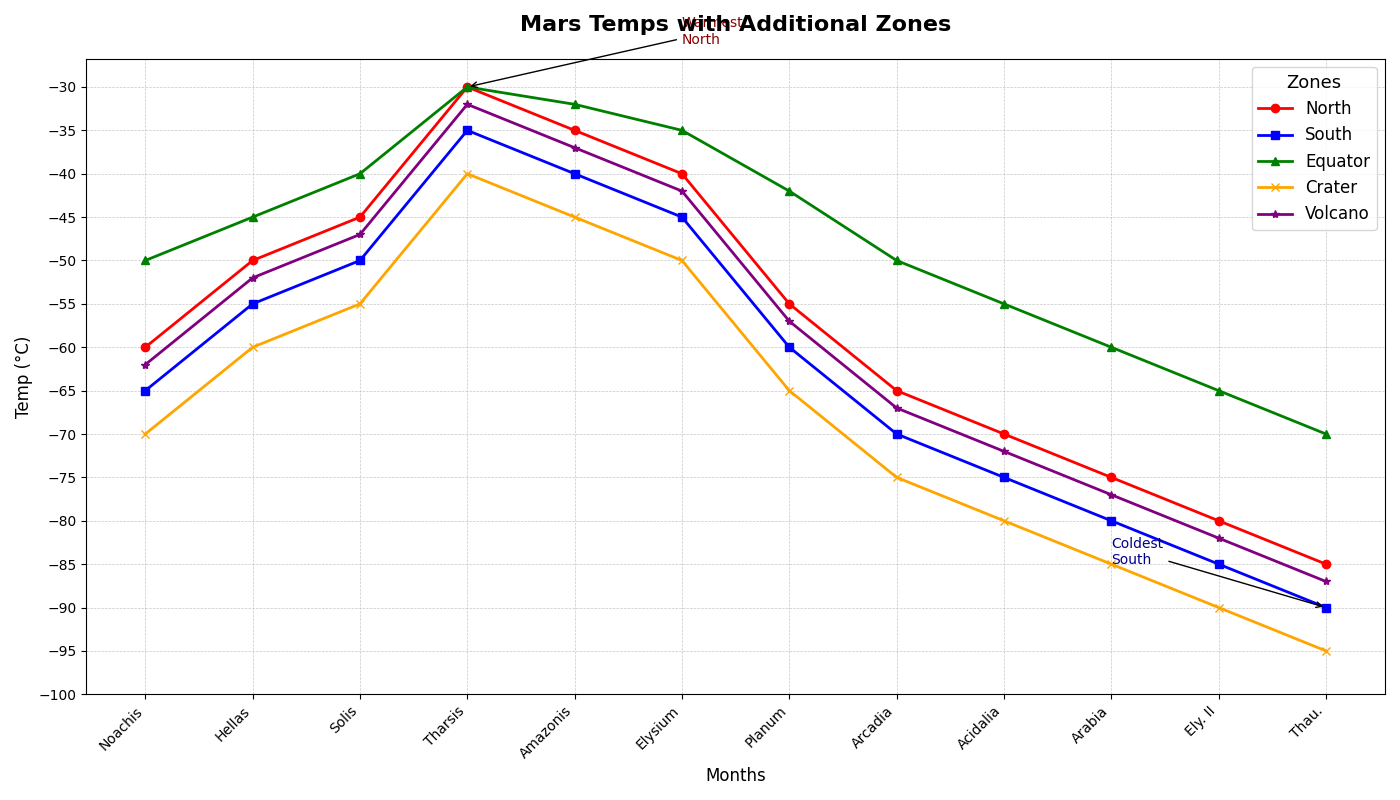

Reproduce this figure in Python.
import matplotlib.pyplot as plt
import numpy as np

# Data for Martian months and temperatures
months = np.array(['Noachis', 'Hellas', 'Solis', 'Tharsis', 'Amazonis', 'Elysium', 'Planum', 'Arcadia', 'Acidalia', 'Arabia', 'Ely. II', 'Thau.'])
mars_day = np.linspace(1, 12, num=12)

north_temp = np.array([-60, -50, -45, -30, -35, -40, -55, -65, -70, -75, -80, -85])
south_temp = np.array([-65, -55, -50, -35, -40, -45, -60, -70, -75, -80, -85, -90])
equator_temp = np.array([-50, -45, -40, -30, -32, -35, -42, -50, -55, -60, -65, -70])

# Additional data series
crater_temp = np.array([-70, -60, -55, -40, -45, -50, -65, -75, -80, -85, -90, -95])
volcano_temp = np.array([-62, -52, -47, -32, -37, -42, -57, -67, -72, -77, -82, -87])

# Plot setup
fig, ax = plt.subplots(figsize=(14, 8))
ax.plot(mars_day, north_temp, marker='o', color='r', label='North', linewidth=2)
ax.plot(mars_day, south_temp, marker='s', color='b', label='South', linewidth=2)
ax.plot(mars_day, equator_temp, marker='^', color='g', label='Equator', linewidth=2)
ax.plot(mars_day, crater_temp, marker='x', color='orange', label='Crater', linewidth=2)
ax.plot(mars_day, volcano_temp, marker='*', color='purple', label='Volcano', linewidth=2)

ax.set_title("Mars Temps with Additional Zones", fontsize=16, fontweight='bold', pad=20)
ax.set_xlabel("Months", fontsize=12)
ax.set_ylabel("Temp (°C)", fontsize=12)

ax.set_xticks(mars_day)
ax.set_xticklabels(months, rotation=45, ha='right')
ax.set_yticks(np.arange(-100, -25, 5))
ax.grid(which='both', linestyle='--', linewidth=0.5, alpha=0.7)

ax.legend(loc='upper right', fontsize=12, title='Zones', title_fontsize='13', frameon=True)

ax.annotate('Warmest\nNorth', xy=(4, -30), xytext=(6, -25),
             arrowprops=dict(facecolor='black', arrowstyle='->'), fontsize=10, color='darkred')
ax.annotate('Coldest\nSouth', xy=(12, -90), xytext=(10, -85),
             arrowprops=dict(facecolor='black', arrowstyle='->'), fontsize=10, color='darkblue')

plt.tight_layout()
plt.show()
